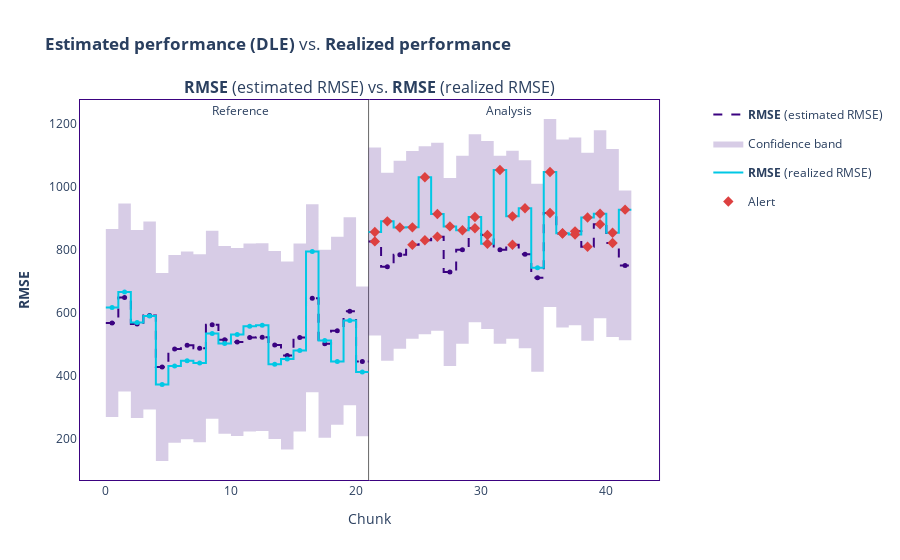

This figure's notebook cell:
### Code cell
estimated_results.compare(realized_results).plot().show()

### Figure 1 — Plotly figure (JSON) as saved in the notebook; plotly's stock layout.template omitted (floating-point values rounded to 4 significant figures)
{"data": [{"hoverinfo": "skip", "line": {"color": "#3b0280", "dash": "dash", "shape": "hv", "width": 2}, "mode": "lines", "name": "<b>RMSE</b> (estimated RMSE)", "showlegend": true, "type": "scatter", "x": [0, 1, 2, 3, 4, 5, 6, 7, 8, 9, 10, 11, 12, 13, 14, 15, 16, 17, 18, 19, 20, 21], "xaxis": "x", "y": [567.6, 648.9, 564.7, 591.5, 428.2, 485.7, 496.8, 487.8, 562.3, 514.3, 507.2, 522.0, 523.0, 498.0, 464.9, 521.9, 646.2, 501.8, 543.0, 604.9, 446.0, 446.0], "yaxis": "y"}, {"customdata": [["<b>RMSE</b> (estimated RMSE)", "<b style=\"color:Colors.INDIGO_PERSIAN;line-height:60px\">Reference</b>", "[0:249]", "Chunk index: <b>0</b>", 567.6], ["<b>RMSE</b> (estimated RMSE)", "<b style=\"color:Colors.INDIGO_PERSIAN;line-height:60px\">Reference</b>", "[250:499]", "Chunk index: <b>1</b>", 648.9], ["<b>RMSE</b> (estimated RMSE)", "<b style=\"color:Colors.INDIGO_PERSIAN;line-height:60px\">Reference</b>", "[500:749]", "Chunk index: <b>2</b>", 564.7], ["<b>RMSE</b> (estimated RMSE)", "<b style=\"color:Colors.INDIGO_PERSIAN;line-height:60px\">Reference</b>", "[750:999]", "Chunk index: <b>3</b>", 591.5], ["<b>RMSE</b> (estimated RMSE)", "<b style=\"color:Colors.INDIGO_PERSIAN;line-height:60px\">Reference</b>", "[1000:1249]", "Chunk index: <b>4</b>", 428.2], ["<b>RMSE</b> (estimated RMSE)", "<b style=\"color:Colors.INDIGO_PERSIAN;line-height:60px\">Reference</b>", "[1250:1499]", "Chunk index: <b>5</b>", 485.7], ["<b>RMSE</b> (estimated RMSE)", "<b style=\"color:Colors.INDIGO_PERSIAN;line-height:60px\">Reference</b>", "[1500:1749]", "Chunk index: <b>6</b>", 496.8], ["<b>RMSE</b> (estimated RMSE)", "<b style=\"color:Colors.INDIGO_PERSIAN;line-height:60px\">Reference</b>", "[1750:1999]", "Chunk index: <b>7</b>", 487.8], ["<b>RMSE</b> (estimated RMSE)", "<b style=\"color:Colors.INDIGO_PERSIAN;line-height:60px\">Reference</b>", "[2000:2249]", "Chunk index: <b>8</b>", 562.3], ["<b>RMSE</b> (estimated RMSE)", "<b style=\"color:Colors.INDIGO_PERSIAN;line-height:60px\">Reference</b>", "[2250:2499]", "Chunk index: <b>9</b>", 514.3], ["<b>RMSE</b> (estimated RMSE)", "<b style=\"color:Colors.INDIGO_PERSIAN;line-height:60px\">Reference</b>", "[2500:2749]", "Chunk index: <b>10</b>", 507.2], ["<b>RMSE</b> (estimated RMSE)", "<b style=\"color:Colors.INDIGO_PERSIAN;line-height:60px\">Reference</b>", "[2750:2999]", "Chunk index: <b>11</b>", 522.0], ["<b>RMSE</b> (estimated RMSE)", "<b style=\"color:Colors.INDIGO_PERSIAN;line-height:60px\">Reference</b>", "[3000:3249]", "Chunk index: <b>12</b>", 523.0], ["<b>RMSE</b> (estimated RMSE)", "<b style=\"color:Colors.INDIGO_PERSIAN;line-height:60px\">Reference</b>", "[3250:3499]", "Chunk index: <b>13</b>", 498.0], ["<b>RMSE</b> (estimated RMSE)", "<b style=\"color:Colors.INDIGO_PERSIAN;line-height:60px\">Reference</b>", "[3500:3749]", "Chunk index: <b>14</b>", 464.9], ["<b>RMSE</b> (estimated RMSE)", "<b style=\"color:Colors.INDIGO_PERSIAN;line-height:60px\">Reference</b>", "[3750:3999]", "Chunk index: <b>15</b>", 521.9], ["<b>RMSE</b> (estimated RMSE)", "<b style=\"color:Colors.INDIGO_PERSIAN;line-height:60px\">Reference</b>", "[4000:4249]", "Chunk index: <b>16</b>", 646.2], ["<b>RMSE</b> (estimated RMSE)", "<b style=\"color:Colors.INDIGO_PERSIAN;line-height:60px\">Reference</b>", "[4250:4499]", "Chunk index: <b>17</b>", 501.8], ["<b>RMSE</b> (estimated RMSE)", "<b style=\"color:Colors.INDIGO_PERSIAN;line-height:60px\">Reference</b>", "[4500:4749]", "Chunk index: <b>18</b>", 543.0], ["<b>RMSE</b> (estimated RMSE)", "<b style=\"color:Colors.INDIGO_PERSIAN;line-height:60px\">Reference</b>", "[4750:4999]", "Chunk index: <b>19</b>", 604.9], ["<b>RMSE</b> (estimated RMSE)", "<b style=\"color:Colors.INDIGO_PERSIAN;line-height:60px\">Reference</b>", "[5000:5393]", "Chunk index: <b>20</b>", 446.0]], "hovertemplate": "%{customdata[1]}<br />Chunk: <b>%{customdata[2]}</b> &nbsp; &nbsp; %{customdata[3]} <br />%{customdata[0]}: <b>%{customdata[4]}</b><br /><extra></extra>", "line": {"dash": "dash"}, "marker": {"color": "#3b0280", "size": 5, "symbol": "circle"}, "mode": "markers", "name": "<b>RMSE</b> (estimated RMSE)", "showlegend": false, "type": "scatter", "x": [0.5, 1.5, 2.5, 3.5, 4.5, 5.5, 6.5, 7.5, 8.5, 9.5, 10.5, 11.5, 12.5, 13.5, 14.5, 15.5, 16.5, 17.5, 18.5, 19.5, 20.5], "xaxis": "x", "y": [567.6, 648.9, 564.7, 591.5, 428.2, 485.7, 496.8, 487.8, 562.3, 514.3, 507.2, 522.0, 523.0, 498.0, 464.9, 521.9, 646.2, 501.8, 543.0, 604.9, 446.0, 446.0], "yaxis": "y"}, {"hoverinfo": "skip", "line": {"color": "rgba(0, 0, 0, 0)", "dash": "dash", "shape": "hv"}, "mode": "lines", "name": "Confidence band", "showlegend": false, "type": "scatter", "x": [0, 1, 2, 3, 4, 5, 6, 7, 8, 9, 10, 11, 12, 13, 14, 15, 16, 17, 18, 19, 20, 21], "xaxis": "x", "y": [865.7, 947.0, 862.8, 889.6, 726.2, 783.7, 794.9, 785.9, 860.4, 812.4, 805.3, 820.1, 821.1, 796.1, 763.0, 819.9, 944.2, 799.8, 841.1, 903.0, 683.4, 683.4], "yaxis": "y"}, {"fill": "tonexty", "fillcolor": "rgba(59, 2, 128, 0.2)", "hoverinfo": "skip", "line": {"color": "rgba(0, 0, 0, 0)", "dash": "dash", "shape": "hv"}, "mode": "lines", "name": "Confidence band", "showlegend": true, "type": "scatter", "x": [0, 1, 2, 3, 4, 5, 6, 7, 8, 9, 10, 11, 12, 13, 14, 15, 16, 17, 18, 19, 20, 21], "xaxis": "x", "y": [269.5, 350.8, 266.6, 293.4, 130.1, 187.6, 198.8, 189.7, 264.2, 216.3, 209.1, 223.9, 224.9, 199.9, 166.9, 223.8, 348.1, 203.7, 245.0, 306.9, 208.6, 208.6], "yaxis": "y"}, {"hoverinfo": "skip", "line": {"color": "#00c8e5", "shape": "hv", "width": 2}, "mode": "lines", "name": "<b>RMSE</b> (realized RMSE)", "showlegend": true, "type": "scatter", "x": [0, 1, 2, 3, 4, 5, 6, 7, 8, 9, 10, 11, 12, 13, 14, 15, 16, 17, 18, 19, 20, 21], "xaxis": "x", "y": [616.7, 666.1, 569.3, 590.0, 373.0, 431.4, 447.9, 440.8, 534.9, 502.6, 531.5, 557.4, 560.8, 436.6, 453.3, 480.6, 794.5, 512.5, 445.3, 575.5, 412.4, 412.4], "yaxis": "y"}, {"customdata": [["<b>RMSE</b>", "<b style=\"color:Colors.BLUE_SKY_CRAYOLA;line-height:60px\">Reference</b>", "[0:249]", "Chunk index: <b>0</b>", 616.7], ["<b>RMSE</b>", "<b style=\"color:Colors.BLUE_SKY_CRAYOLA;line-height:60px\">Reference</b>", "[250:499]", "Chunk index: <b>1</b>", 666.1], ["<b>RMSE</b>", "<b style=\"color:Colors.BLUE_SKY_CRAYOLA;line-height:60px\">Reference</b>", "[500:749]", "Chunk index: <b>2</b>", 569.3], ["<b>RMSE</b>", "<b style=\"color:Colors.BLUE_SKY_CRAYOLA;line-height:60px\">Reference</b>", "[750:999]", "Chunk index: <b>3</b>", 590.0], ["<b>RMSE</b>", "<b style=\"color:Colors.BLUE_SKY_CRAYOLA;line-height:60px\">Reference</b>", "[1000:1249]", "Chunk index: <b>4</b>", 373.0], ["<b>RMSE</b>", "<b style=\"color:Colors.BLUE_SKY_CRAYOLA;line-height:60px\">Reference</b>", "[1250:1499]", "Chunk index: <b>5</b>", 431.4], ["<b>RMSE</b>", "<b style=\"color:Colors.BLUE_SKY_CRAYOLA;line-height:60px\">Reference</b>", "[1500:1749]", "Chunk index: <b>6</b>", 447.9], ["<b>RMSE</b>", "<b style=\"color:Colors.BLUE_SKY_CRAYOLA;line-height:60px\">Reference</b>", "[1750:1999]", "Chunk index: <b>7</b>", 440.8], ["<b>RMSE</b>", "<b style=\"color:Colors.BLUE_SKY_CRAYOLA;line-height:60px\">Reference</b>", "[2000:2249]", "Chunk index: <b>8</b>", 534.9], ["<b>RMSE</b>", "<b style=\"color:Colors.BLUE_SKY_CRAYOLA;line-height:60px\">Reference</b>", "[2250:2499]", "Chunk index: <b>9</b>", 502.6], ["<b>RMSE</b>", "<b style=\"color:Colors.BLUE_SKY_CRAYOLA;line-height:60px\">Reference</b>", "[2500:2749]", "Chunk index: <b>10</b>", 531.5], ["<b>RMSE</b>", "<b style=\"color:Colors.BLUE_SKY_CRAYOLA;line-height:60px\">Reference</b>", "[2750:2999]", "Chunk index: <b>11</b>", 557.4], ["<b>RMSE</b>", "<b style=\"color:Colors.BLUE_SKY_CRAYOLA;line-height:60px\">Reference</b>", "[3000:3249]", "Chunk index: <b>12</b>", 560.8], ["<b>RMSE</b>", "<b style=\"color:Colors.BLUE_SKY_CRAYOLA;line-height:60px\">Reference</b>", "[3250:3499]", "Chunk index: <b>13</b>", 436.6], ["<b>RMSE</b>", "<b style=\"color:Colors.BLUE_SKY_CRAYOLA;line-height:60px\">Reference</b>", "[3500:3749]", "Chunk index: <b>14</b>", 453.3], ["<b>RMSE</b>", "<b style=\"color:Colors.BLUE_SKY_CRAYOLA;line-height:60px\">Reference</b>", "[3750:3999]", "Chunk index: <b>15</b>", 480.6], ["<b>RMSE</b>", "<b style=\"color:Colors.BLUE_SKY_CRAYOLA;line-height:60px\">Reference</b>", "[4000:4249]", "Chunk index: <b>16</b>", 794.5], ["<b>RMSE</b>", "<b style=\"color:Colors.BLUE_SKY_CRAYOLA;line-height:60px\">Reference</b>", "[4250:4499]", "Chunk index: <b>17</b>", 512.5], ["<b>RMSE</b>", "<b style=\"color:Colors.BLUE_SKY_CRAYOLA;line-height:60px\">Reference</b>", "[4500:4749]", "Chunk index: <b>18</b>", 445.3], ["<b>RMSE</b>", "<b style=\"color:Colors.BLUE_SKY_CRAYOLA;line-height:60px\">Reference</b>", "[4750:4999]", "Chunk index: <b>19</b>", 575.5], ["<b>RMSE</b>", "<b style=\"color:Colors.BLUE_SKY_CRAYOLA;line-height:60px\">Reference</b>", "[5000:5393]", "Chunk index: <b>20</b>", 412.4]], "hovertemplate": "%{customdata[1]}<br />Chunk: <b>%{customdata[2]}</b> &nbsp; &nbsp; %{customdata[3]} <br />%{customdata[0]}: <b>%{customdata[4]}</b><br /><extra></extra>", "marker": {"color": "#00c8e5", "size": 5, "symbol": "circle"}, "mode": "markers", "name": "<b>RMSE</b> (realized RMSE)", "showlegend": false, "type": "scatter", "x": [0.5, 1.5, 2.5, 3.5, 4.5, 5.5, 6.5, 7.5, 8.5, 9.5, 10.5, 11.5, 12.5, 13.5, 14.5, 15.5, 16.5, 17.5, 18.5, 19.5, 20.5], "xaxis": "x", "y": [616.7, 666.1, 569.3, 590.0, 373.0, 431.4, 447.9, 440.8, 534.9, 502.6, 531.5, 557.4, 560.8, 436.6, 453.3, 480.6, 794.5, 512.5, 445.3, 575.5, 412.4, 412.4], "yaxis": "y"}, {"hoverinfo": "skip", "line": {"color": "#3b0280", "dash": "dash", "shape": "hv", "width": 2}, "mode": "lines", "name": "<b>RMSE</b> (estimated RMSE)", "showlegend": false, "type": "scatter", "x": [21, 22, 23, 24, 25, 26, 27, 28, 29, 30, 31, 32, 33, 34, 35, 36, 37, 38, 39, 40, 41, 42], "xaxis": "x", "y": [826.6, 746.0, 784.0, 815.7, 830.4, 841.6, 729.4, 800.0, 868.4, 847.0, 800.1, 815.9, 785.8, 711.2, 916.8, 851.9, 858.5, 809.8, 881.2, 821.7, 750.3, 750.3], "yaxis": "y"}, {"customdata": [["<b>RMSE</b> (estimated RMSE)", "<b style=\"color:Colors.INDIGO_PERSIAN;line-height:60px\">Analysis</b>", "<span style=\"color:#AD0000\">⚠ <b>Drift detected</b></span>", "[0:249]", "Chunk index: <b>21</b>", 826.6], ["<b>RMSE</b> (estimated RMSE)", "<b style=\"color:Colors.INDIGO_PERSIAN;line-height:60px\">Analysis</b>", "", "[250:499]", "Chunk index: <b>22</b>", 746.0], ["<b>RMSE</b> (estimated RMSE)", "<b style=\"color:Colors.INDIGO_PERSIAN;line-height:60px\">Analysis</b>", "", "[500:749]", "Chunk index: <b>23</b>", 784.0], ["<b>RMSE</b> (estimated RMSE)", "<b style=\"color:Colors.INDIGO_PERSIAN;line-height:60px\">Analysis</b>", "<span style=\"color:#AD0000\">⚠ <b>Drift detected</b></span>", "[750:999]", "Chunk index: <b>24</b>", 815.7], ["<b>RMSE</b> (estimated RMSE)", "<b style=\"color:Colors.INDIGO_PERSIAN;line-height:60px\">Analysis</b>", "<span style=\"color:#AD0000\">⚠ <b>Drift detected</b></span>", "[1000:1249]", "Chunk index: <b>25</b>", 830.4], ["<b>RMSE</b> (estimated RMSE)", "<b style=\"color:Colors.INDIGO_PERSIAN;line-height:60px\">Analysis</b>", "<span style=\"color:#AD0000\">⚠ <b>Drift detected</b></span>", "[1250:1499]", "Chunk index: <b>26</b>", 841.6], ["<b>RMSE</b> (estimated RMSE)", "<b style=\"color:Colors.INDIGO_PERSIAN;line-height:60px\">Analysis</b>", "", "[1500:1749]", "Chunk index: <b>27</b>", 729.4], ["<b>RMSE</b> (estimated RMSE)", "<b style=\"color:Colors.INDIGO_PERSIAN;line-height:60px\">Analysis</b>", "", "[1750:1999]", "Chunk index: <b>28</b>", 800.0], ["<b>RMSE</b> (estimated RMSE)", "<b style=\"color:Colors.INDIGO_PERSIAN;line-height:60px\">Analysis</b>", "<span style=\"color:#AD0000\">⚠ <b>Drift detected</b></span>", "[2000:2249]", "Chunk index: <b>29</b>", 868.4], ["<b>RMSE</b> (estimated RMSE)", "<b style=\"color:Colors.INDIGO_PERSIAN;line-height:60px\">Analysis</b>", "<span style=\"color:#AD0000\">⚠ <b>Drift detected</b></span>", "[2250:2499]", "Chunk index: <b>30</b>", 847.0], ["<b>RMSE</b> (estimated RMSE)", "<b style=\"color:Colors.INDIGO_PERSIAN;line-height:60px\">Analysis</b>", "", "[2500:2749]", "Chunk index: <b>31</b>", 800.1], ["<b>RMSE</b> (estimated RMSE)", "<b style=\"color:Colors.INDIGO_PERSIAN;line-height:60px\">Analysis</b>", "<span style=\"color:#AD0000\">⚠ <b>Drift detected</b></span>", "[2750:2999]", "Chunk index: <b>32</b>", 815.9], ["<b>RMSE</b> (estimated RMSE)", "<b style=\"color:Colors.INDIGO_PERSIAN;line-height:60px\">Analysis</b>", "", "[3000:3249]", "Chunk index: <b>33</b>", 785.8], ["<b>RMSE</b> (estimated RMSE)", "<b style=\"color:Colors.INDIGO_PERSIAN;line-height:60px\">Analysis</b>", "", "[3250:3499]", "Chunk index: <b>34</b>", 711.2], ["<b>RMSE</b> (estimated RMSE)", "<b style=\"color:Colors.INDIGO_PERSIAN;line-height:60px\">Analysis</b>", "<span style=\"color:#AD0000\">⚠ <b>Drift detected</b></span>", "[3500:3749]", "Chunk index: <b>35</b>", 916.8], ["<b>RMSE</b> (estimated RMSE)", "<b style=\"color:Colors.INDIGO_PERSIAN;line-height:60px\">Analysis</b>", "<span style=\"color:#AD0000\">⚠ <b>Drift detected</b></span>", "[3750:3999]", "Chunk index: <b>36</b>", 851.9], ["<b>RMSE</b> (estimated RMSE)", "<b style=\"color:Colors.INDIGO_PERSIAN;line-height:60px\">Analysis</b>", "<span style=\"color:#AD0000\">⚠ <b>Drift detected</b></span>", "[4000:4249]", "Chunk index: <b>37</b>", 858.5], ["<b>RMSE</b> (estimated RMSE)", "<b style=\"color:Colors.INDIGO_PERSIAN;line-height:60px\">Analysis</b>", "<span style=\"color:#AD0000\">⚠ <b>Drift detected</b></span>", "[4250:4499]", "Chunk index: <b>38</b>", 809.8], ["<b>RMSE</b> (estimated RMSE)", "<b style=\"color:Colors.INDIGO_PERSIAN;line-height:60px\">Analysis</b>", "<span style=\"color:#AD0000\">⚠ <b>Drift detected</b></span>", "[4500:4749]", "Chunk index: <b>39</b>", 881.2], ["<b>RMSE</b> (estimated RMSE)", "<b style=\"color:Colors.INDIGO_PERSIAN;line-height:60px\">Analysis</b>", "<span style=\"color:#AD0000\">⚠ <b>Drift detected</b></span>", "[4750:4999]", "Chunk index: <b>40</b>", 821.7], ["<b>RMSE</b> (estimated RMSE)", "<b style=\"color:Colors.INDIGO_PERSIAN;line-height:60px\">Analysis</b>", "", "[5000:5393]", "Chunk index: <b>41</b>", 750.3]], "hovertemplate": "%{customdata[1]} &nbsp; &nbsp; %{customdata[2]} <br />Chunk: <b>%{customdata[3]}</b> &nbsp; &nbsp; %{customdata[4]} <br />%{customdata[0]}: <b>%{customdata[5]}</b><br /><extra></extra>", "line": {"dash": "dash"}, "marker": {"color": "#3b0280", "size": 5, "symbol": "circle"}, "mode": "markers", "name": "<b>RMSE</b> (estimated RMSE)", "showlegend": false, "type": "scatter", "x": [21.5, 22.5, 23.5, 24.5, 25.5, 26.5, 27.5, 28.5, 29.5, 30.5, 31.5, 32.5, 33.5, 34.5, 35.5, 36.5, 37.5, 38.5, 39.5, 40.5, 41.5], "xaxis": "x", "y": [826.6, 746.0, 784.0, 815.7, 830.4, 841.6, 729.4, 800.0, 868.4, 847.0, 800.1, 815.9, 785.8, 711.2, 916.8, 851.9, 858.5, 809.8, 881.2, 821.7, 750.3, 750.3], "yaxis": "y"}, {"hoverinfo": "skip", "line": {"color": "rgba(0, 0, 0, 0)", "shape": "hv"}, "mode": "lines", "name": "Confidence band", "showlegend": false, "type": "scatter", "x": [21, 22, 23, 24, 25, 26, 27, 28, 29, 30, 31, 32, 33, 34, 35, 36, 37, 38, 39, 40, 41, 42], "xaxis": "x", "y": [1125.0, 1044.0, 1082.0, 1114.0, 1128.0, 1140.0, 1028.0, 1098.0, 1166.0, 1145.0, 1098.0, 1114.0, 1084.0, 1009.0, 1215.0, 1150.0, 1157.0, 1108.0, 1179.0, 1120.0, 987.7, 987.7], "yaxis": "y"}, {"fill": "tonexty", "fillcolor": "rgba(59, 2, 128, 0.2)", "hoverinfo": "skip", "line": {"color": "rgba(0, 0, 0, 0)", "shape": "hv"}, "mode": "lines", "name": "Confidence band", "showlegend": false, "type": "scatter", "x": [21, 22, 23, 24, 25, 26, 27, 28, 29, 30, 31, 32, 33, 34, 35, 36, 37, 38, 39, 40, 41, 42], "xaxis": "x", "y": [528.5, 447.9, 485.9, 517.6, 532.3, 543.5, 431.4, 502.0, 570.3, 548.9, 502.1, 517.8, 487.7, 413.1, 618.7, 553.8, 560.4, 511.8, 583.2, 523.6, 512.8, 512.8], "yaxis": "y"}, {"hoverinfo": "skip", "line": {"color": "#00c8e5", "shape": "hv", "width": 2}, "mode": "lines", "name": "<b>RMSE</b> (realized RMSE)", "showlegend": false, "type": "scatter", "x": [21, 22, 23, 24, 25, 26, 27, 28, 29, 30, 31, 32, 33, 34, 35, 36, 37, 38, 39, 40, 41, 42], "xaxis": "x", "y": [856.5, 890.3, 870.9, 871.2, 1030.0, 913.3, 874.2, 861.9, 903.9, 819.3, 1053.0, 906.0, 931.6, 743.2, 1046.0, 852.4, 848.7, 902.3, 914.3, 854.2, 927.4, 927.4], "yaxis": "y"}, {"customdata": [["<b>RMSE</b>", "<b style=\"color:Colors.BLUE_SKY_CRAYOLA;line-height:60px\">Analysis</b>", "<span style=\"color:#AD0000\">⚠ <b>Drift detected</b></span>", "[0:249]", "Chunk index: <b>21</b>", 856.5], ["<b>RMSE</b>", "<b style=\"color:Colors.BLUE_SKY_CRAYOLA;line-height:60px\">Analysis</b>", "<span style=\"color:#AD0000\">⚠ <b>Drift detected</b></span>", "[250:499]", "Chunk index: <b>22</b>", 890.3], ["<b>RMSE</b>", "<b style=\"color:Colors.BLUE_SKY_CRAYOLA;line-height:60px\">Analysis</b>", "<span style=\"color:#AD0000\">⚠ <b>Drift detected</b></span>", "[500:749]", "Chunk index: <b>23</b>", 870.9], ["<b>RMSE</b>", "<b style=\"color:Colors.BLUE_SKY_CRAYOLA;line-height:60px\">Analysis</b>", "<span style=\"color:#AD0000\">⚠ <b>Drift detected</b></span>", "[750:999]", "Chunk index: <b>24</b>", 871.2], ["<b>RMSE</b>", "<b style=\"color:Colors.BLUE_SKY_CRAYOLA;line-height:60px\">Analysis</b>", "<span style=\"color:#AD0000\">⚠ <b>Drift detected</b></span>", "[1000:1249]", "Chunk index: <b>25</b>", 1030.0], ["<b>RMSE</b>", "<b style=\"color:Colors.BLUE_SKY_CRAYOLA;line-height:60px\">Analysis</b>", "<span style=\"color:#AD0000\">⚠ <b>Drift detected</b></span>", "[1250:1499]", "Chunk index: <b>26</b>", 913.3], ["<b>RMSE</b>", "<b style=\"color:Colors.BLUE_SKY_CRAYOLA;line-height:60px\">Analysis</b>", "<span style=\"color:#AD0000\">⚠ <b>Drift detected</b></span>", "[1500:1749]", "Chunk index: <b>27</b>", 874.2], ["<b>RMSE</b>", "<b style=\"color:Colors.BLUE_SKY_CRAYOLA;line-height:60px\">Analysis</b>", "<span style=\"color:#AD0000\">⚠ <b>Drift detected</b></span>", "[1750:1999]", "Chunk index: <b>28</b>", 861.9], ["<b>RMSE</b>", "<b style=\"color:Colors.BLUE_SKY_CRAYOLA;line-height:60px\">Analysis</b>", "<span style=\"color:#AD0000\">⚠ <b>Drift detected</b></span>", "[2000:2249]", "Chunk index: <b>29</b>", 903.9], ["<b>RMSE</b>", "<b style=\"color:Colors.BLUE_SKY_CRAYOLA;line-height:60px\">Analysis</b>", "<span style=\"color:#AD0000\">⚠ <b>Drift detected</b></span>", "[2250:2499]", "Chunk index: <b>30</b>", 819.3], ["<b>RMSE</b>", "<b style=\"color:Colors.BLUE_SKY_CRAYOLA;line-height:60px\">Analysis</b>", "<span style=\"color:#AD0000\">⚠ <b>Drift detected</b></span>", "[2500:2749]", "Chunk index: <b>31</b>", 1053.0], ["<b>RMSE</b>", "<b style=\"color:Colors.BLUE_SKY_CRAYOLA;line-height:60px\">Analysis</b>", "<span style=\"color:#AD0000\">⚠ <b>Drift detected</b></span>", "[2750:2999]", "Chunk index: <b>32</b>", 906.0], ["<b>RMSE</b>", "<b style=\"color:Colors.BLUE_SKY_CRAYOLA;line-height:60px\">Analysis</b>", "<span style=\"color:#AD0000\">⚠ <b>Drift detected</b></span>", "[3000:3249]", "Chunk index: <b>33</b>", 931.6], ["<b>RMSE</b>", "<b style=\"color:Colors.BLUE_SKY_CRAYOLA;line-height:60px\">Analysis</b>", "", "[3250:3499]", "Chunk index: <b>34</b>", 743.2], ["<b>RMSE</b>", "<b style=\"color:Colors.BLUE_SKY_CRAYOLA;line-height:60px\">Analysis</b>", "<span style=\"color:#AD0000\">⚠ <b>Drift detected</b></span>", "[3500:3749]", "Chunk index: <b>35</b>", 1046.0], ["<b>RMSE</b>", "<b style=\"color:Colors.BLUE_SKY_CRAYOLA;line-height:60px\">Analysis</b>", "<span style=\"color:#AD0000\">⚠ <b>Drift detected</b></span>", "[3750:3999]", "Chunk index: <b>36</b>", 852.4], ["<b>RMSE</b>", "<b style=\"color:Colors.BLUE_SKY_CRAYOLA;line-height:60px\">Analysis</b>", "<span style=\"color:#AD0000\">⚠ <b>Drift detected</b></span>", "[4000:4249]", "Chunk index: <b>37</b>", 848.7], ["<b>RMSE</b>", "<b style=\"color:Colors.BLUE_SKY_CRAYOLA;line-height:60px\">Analysis</b>", "<span style=\"color:#AD0000\">⚠ <b>Drift detected</b></span>", "[4250:4499]", "Chunk index: <b>38</b>", 902.3], ["<b>RMSE</b>", "<b style=\"color:Colors.BLUE_SKY_CRAYOLA;line-height:60px\">Analysis</b>", "<span style=\"color:#AD0000\">⚠ <b>Drift detected</b></span>", "[4500:4749]", "Chunk index: <b>39</b>", 914.3], ["<b>RMSE</b>", "<b style=\"color:Colors.BLUE_SKY_CRAYOLA;line-height:60px\">Analysis</b>", "<span style=\"color:#AD0000\">⚠ <b>Drift detected</b></span>", "[4750:4999]", "Chunk index: <b>40</b>", 854.2], ["<b>RMSE</b>", "<b style=\"color:Colors.BLUE_SKY_CRAYOLA;line-height:60px\">Analysis</b>", "<span style=\"color:#AD0000\">⚠ <b>Drift detected</b></span>", "[5000:5393]", "Chunk index: <b>41</b>", 927.4]], "hovertemplate": "%{customdata[1]} &nbsp; &nbsp; %{customdata[2]} <br />Chunk: <b>%{customdata[3]}</b> &nbsp; &nbsp; %{customdata[4]} <br />%{customdata[0]}: <b>%{customdata[5]}</b><br /><extra></extra>", "marker": {"color": "#00c8e5", "size": 5, "symbol": "circle"}, "mode": "markers", "name": "<b>RMSE</b> (realized RMSE)", "showlegend": false, "type": "scatter", "x": [21.5, 22.5, 23.5, 24.5, 25.5, 26.5, 27.5, 28.5, 29.5, 30.5, 31.5, 32.5, 33.5, 34.5, 35.5, 36.5, 37.5, 38.5, 39.5, 40.5, 41.5], "xaxis": "x", "y": [856.5, 890.3, 870.9, 871.2, 1030.0, 913.3, 874.2, 861.9, 903.9, 819.3, 1053.0, 906.0, 931.6, 743.2, 1046.0, 852.4, 848.7, 902.3, 914.3, 854.2, 927.4, 927.4], "yaxis": "y"}, {"hoverinfo": "skip", "legendgroup": "alert", "marker": {"color": "#DD4040", "size": 8, "symbol": "diamond"}, "mode": "markers", "name": "Alert", "showlegend": true, "type": "scatter", "x": [21.5, 24.5, 25.5, 26.5, 29.5, 30.5, 32.5, 35.5, 36.5, 37.5, 38.5, 39.5, 40.5], "xaxis": "x", "y": [826.6, 815.7, 830.4, 841.6, 868.4, 847.0, 815.9, 916.8, 851.9, 858.5, 809.8, 881.2, 821.7], "yaxis": "y"}, {"hoverinfo": "skip", "legendgroup": "alert", "marker": {"color": "#DD4040", "size": 8, "symbol": "diamond"}, "mode": "markers", "name": "Alert", "showlegend": false, "type": "scatter", "x": [21.5, 22.5, 23.5, 24.5, 25.5, 26.5, 27.5, 28.5, 29.5, 30.5, 31.5, 32.5, 33.5, 35.5, 36.5, 37.5, 38.5, 39.5, 40.5, 41.5], "xaxis": "x", "y": [856.5, 890.3, 870.9, 871.2, 1030.0, 913.3, 874.2, 861.9, 903.9, 819.3, 1053.0, 906.0, 931.6, 1046.0, 852.4, 848.7, 902.3, 914.3, 854.2, 927.4], "yaxis": "y"}], "layout": {"annotations": [{"font": {"size": 16}, "showarrow": false, "text": "<b>RMSE</b> (estimated RMSE) vs. <b>RMSE</b> (realized RMSE)", "x": 0.47, "xanchor": "center", "xref": "paper", "y": 1, "yanchor": "bottom", "yref": "paper"}, {"showarrow": false, "text": "Reference", "x": 10, "xshift": 10, "y": 1, "yref": "paper"}, {"showarrow": false, "text": "Analysis", "x": 31, "xshift": 15, "y": 1, "yref": "paper"}], "autosize": true, "hoverlabel": {"bgcolor": "white", "font": {"size": 14}}, "legend": {"itemclick": false, "itemdoubleclick": false, "traceorder": "grouped"}, "paper_bgcolor": "rgba(255,255,255,1)", "plot_bgcolor": "rgba(255,255,255,1)", "shapes": [{"layer": "below", "line": {"color": "#666666", "width": 1}, "type": "line", "x0": 21, "x1": 21, "xref": "x", "y0": 0, "y1": 1, "yref": "y domain"}], "title": {"text": "<b>Estimated performance (DLE)</b> vs. <b>Realized performance</b>"}, "xaxis": {"anchor": "y", "autorange": true, "domain": [0, 0.94], "linecolor": "#3b0280", "matches": "x", "mirror": true, "range": [-2.136, 44.32], "showgrid": false, "title": {"text": "Chunk"}, "type": "linear", "zeroline": false}, "yaxis": {"anchor": "x", "autorange": true, "domain": [0, 1], "linecolor": "#3b0280", "mirror": true, "range": [69.83, 1275.0], "showgrid": false, "title": {"text": "<b>RMSE</b>"}, "type": "linear", "zeroline": false}, "yaxis2": {"anchor": "x", "linecolor": "#3b0280", "mirror": true, "overlaying": "y", "showgrid": false, "side": "right", "title": {"text": "Comparison"}, "zeroline": false}}}
